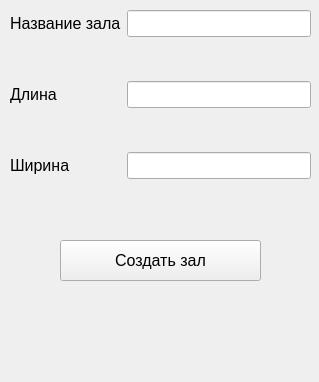
<?xml version="1.0" encoding="UTF-8"?>
<ui version="4.0">
 <class>CreateHallWindow</class>
 <widget class="QWidget" name="CreateHallWindow">
  <property name="geometry">
   <rect>
    <x>0</x>
    <y>0</y>
    <width>319</width>
    <height>382</height>
   </rect>
  </property>
  <property name="minimumSize">
   <size>
    <width>319</width>
    <height>382</height>
   </size>
  </property>
  <property name="maximumSize">
   <size>
    <width>319</width>
    <height>382</height>
   </size>
  </property>
  <property name="font">
   <font>
    <pointsize>12</pointsize>
   </font>
  </property>
  <property name="windowTitle">
   <string>Form</string>
  </property>
  <widget class="QWidget" name="formLayoutWidget">
   <property name="geometry">
    <rect>
     <x>10</x>
     <y>10</y>
     <width>301</width>
     <height>191</height>
    </rect>
   </property>
   <layout class="QFormLayout" name="formLayout">
    <property name="verticalSpacing">
     <number>44</number>
    </property>
    <item row="0" column="0">
     <widget class="QLabel" name="label">
      <property name="text">
       <string>Название зала</string>
      </property>
     </widget>
    </item>
    <item row="0" column="1">
     <widget class="QLineEdit" name="name_input"/>
    </item>
    <item row="1" column="0">
     <widget class="QLabel" name="label_2">
      <property name="text">
       <string>Длина</string>
      </property>
     </widget>
    </item>
    <item row="1" column="1">
     <widget class="QLineEdit" name="width_input"/>
    </item>
    <item row="2" column="0">
     <widget class="QLabel" name="label_3">
      <property name="text">
       <string>Ширина</string>
      </property>
     </widget>
    </item>
    <item row="2" column="1">
     <widget class="QLineEdit" name="length_input"/>
    </item>
   </layout>
  </widget>
  <widget class="QLabel" name="error_widget">
   <property name="geometry">
    <rect>
     <x>10</x>
     <y>320</y>
     <width>301</width>
     <height>51</height>
    </rect>
   </property>
   <property name="text">
    <string>&lt;html&gt;&lt;head/&gt;&lt;body&gt;&lt;p align=&quot;center&quot;&gt;&lt;br/&gt;&lt;/p&gt;&lt;/body&gt;&lt;/html&gt;</string>
   </property>
  </widget>
  <widget class="QPushButton" name="create_hall_button">
   <property name="geometry">
    <rect>
     <x>60</x>
     <y>240</y>
     <width>201</width>
     <height>41</height>
    </rect>
   </property>
   <property name="text">
    <string>Создать зал</string>
   </property>
  </widget>
 </widget>
 <resources/>
 <connections/>
</ui>
